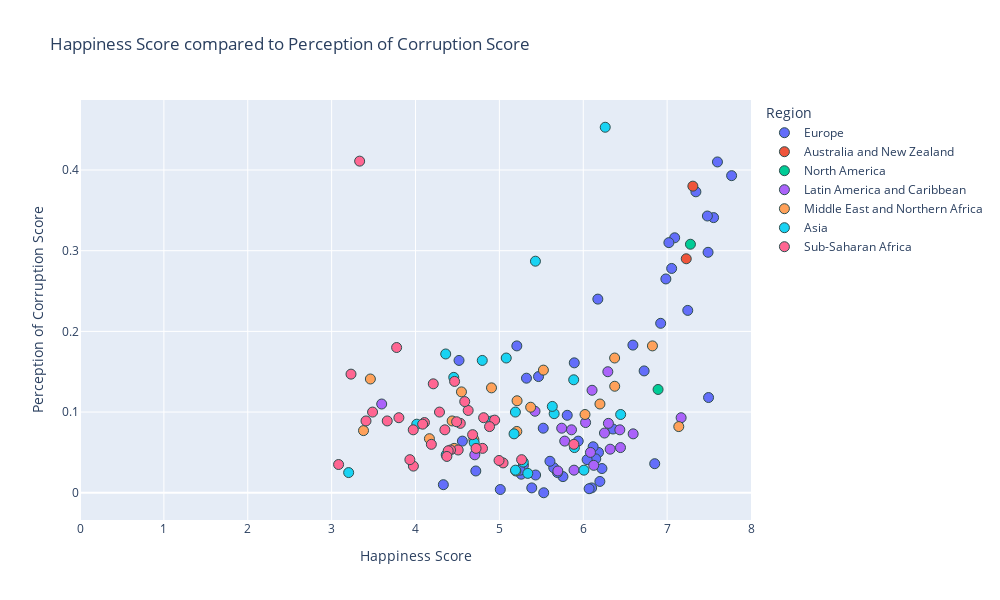

The notebook cell saved with this chart:
### Code cell
#happiness score vs perception of corruption

#establish x and y values
x_values = merged_2019["Score"]
y_values = merged_2019["Perceptions of corruption"]

#px.scatter
fig = px.scatter(merged_2019, x_values, y_values, color="Region", hover_name="Country or region",
                range_x=[0,8], title="Happiness Score compared to Perception of Corruption Score",
                width= 1000, height =600) # use trendline="ols" to see all lin reg equations

#set axes labels
fig.update_xaxes(title_text='Happiness Score')
fig.update_yaxes(title_text='Perception of Corruption Score')


#formatting
#marker size and colors
fig.update_traces(marker=dict(size=10,
                              line=dict(width=1, 
                                        color='DarkSlateGrey')))

#linear regression
#use linregress from dependencies to inplement linear regression\
#creating mask because returning nan for this
mask = ~np.isnan(x_values) & ~np.isnan(y_values)

(slope, intercept, rvalue, pvalue, stderr) = linregress(x_values[mask], y_values[mask])
regress_values = x_values * slope + intercept

#print out all variables calculated above (rvalue, pvalue...)
print(f"slope:{round(slope, 2)}")
print(f"intercept:{round(intercept,2)}")
res = sts.linregress(x_values, y_values)
print(f"R-squared: {res.rvalue**2:.4f}")


#print out line eq for reference
line_eq = (f"y={round(slope, 2)}x + {round(intercept, 2)}")
print(line_eq)

fig.show()

### Figure 1 — Plotly figure (JSON) as saved in the notebook; plotly's stock layout.template omitted (floating-point values rounded to 4 significant figures)
{"data": [{"hovertemplate": "<b>%{hovertext}</b><br><br>Region=Europe<br>Score=%{x}<br>Perceptions of corruption=%{y}<extra></extra>", "hovertext": ["Finland", "Denmark", "Norway", "Iceland", "Netherlands", "Switzerland", "Sweden", "Austria", "Luxembourg", "United Kingdom", "Ireland", "Germany", "Belgium", "Czech Republic", "Malta", "France", "Spain", "Italy", "Slovakia", "Poland", "Uzbekistan", "Lithuania", "Slovenia", "Kosovo", "Romania", "Cyprus", "Latvia", "Estonia", "Kazakhstan", "Hungary", "Portugal", "Russia", "Serbia", "Moldova", "Montenegro", "Tajikistan", "Croatia", "Bosnia and Herzegovina", "Belarus", "Greece", "Kyrgyzstan", "Turkmenistan", "Azerbaijan", "Bulgaria", "Albania", "Armenia", "Georgia", "Ukraine"], "legendgroup": "Europe", "marker": {"color": "#636efa", "line": {"color": "DarkSlateGrey", "width": 1}, "size": 10, "symbol": "circle"}, "mode": "markers", "name": "Europe", "orientation": "v", "showlegend": true, "type": "scatter", "x": [7.769, 7.6, 7.554, 7.494, 7.488, 7.48, 7.343, 7.246, 7.09, 7.054, 7.021, 6.985, 6.923, 6.852, 6.726, 6.592, 6.354, 6.223, 6.198, 6.182, 6.174, 6.149, 6.118, 6.1, 6.07, 6.046, 5.94, 5.893, 5.809, 5.758, 5.693, 5.648, 5.603, 5.529, 5.523, 5.467, 5.432, 5.386, 5.323, 5.287, 5.261, 5.247, 5.208, 5.011, 4.719, 4.559, 4.519, 4.332], "xaxis": "x", "y": [0.393, 0.41, 0.341, 0.118, 0.298, 0.343, 0.373, 0.226, 0.316, 0.278, 0.31, 0.265, 0.21, 0.036, 0.151, 0.183, 0.079, 0.03, 0.014, 0.05, 0.24, 0.042, 0.057, 0.006, 0.005, 0.041, 0.064, 0.161, 0.096, 0.02, 0.025, 0.031, 0.039, 0, 0.08, 0.144, 0.022, 0.006, 0.142, 0.034, 0.023, 0.028, 0.182, 0.004, 0.027, 0.064, 0.164, 0.01], "yaxis": "y"}, {"hovertemplate": "<b>%{hovertext}</b><br><br>Region=Australia and New Zealand<br>Score=%{x}<br>Perceptions of corruption=%{y}<extra></extra>", "hovertext": ["New Zealand", "Australia"], "legendgroup": "Australia and New Zealand", "marker": {"color": "#EF553B", "line": {"color": "DarkSlateGrey", "width": 1}, "size": 10, "symbol": "circle"}, "mode": "markers", "name": "Australia and New Zealand", "orientation": "v", "showlegend": true, "type": "scatter", "x": [7.307, 7.228], "xaxis": "x", "y": [0.38, 0.29], "yaxis": "y"}, {"hovertemplate": "<b>%{hovertext}</b><br><br>Region=North America<br>Score=%{x}<br>Perceptions of corruption=%{y}<extra></extra>", "hovertext": ["Canada", "United States"], "legendgroup": "North America", "marker": {"color": "#00cc96", "line": {"color": "DarkSlateGrey", "width": 1}, "size": 10, "symbol": "circle"}, "mode": "markers", "name": "North America", "orientation": "v", "showlegend": true, "type": "scatter", "x": [7.278, 6.892], "xaxis": "x", "y": [0.308, 0.128], "yaxis": "y"}, {"hovertemplate": "<b>%{hovertext}</b><br><br>Region=Latin America and Caribbean<br>Score=%{x}<br>Perceptions of corruption=%{y}<extra></extra>", "hovertext": ["Costa Rica", "Mexico", "Chile", "Guatemala", "Panama", "Brazil", "Uruguay", "El Salvador", "Colombia", "Nicaragua", "Argentina", "Ecuador", "Jamaica", "Honduras", "Bolivia", "Paraguay", "Peru", "Dominican Republic", "Venezuela", "Haiti"], "legendgroup": "Latin America and Caribbean", "marker": {"color": "#ab63fa", "line": {"color": "DarkSlateGrey", "width": 1}, "size": 10, "symbol": "circle"}, "mode": "markers", "name": "Latin America and Caribbean", "orientation": "v", "showlegend": true, "type": "scatter", "x": [7.167, 6.595, 6.444, 6.436, 6.321, 6.3, 6.293, 6.253, 6.125, 6.105, 6.086, 6.028, 5.89, 5.86, 5.779, 5.743, 5.697, 5.425, 4.707, 3.597], "xaxis": "x", "y": [0.093, 0.073, 0.056, 0.078, 0.054, 0.086, 0.15, 0.074, 0.034, 0.127, 0.05, 0.087, 0.028, 0.078, 0.064, 0.08, 0.027, 0.101, 0.047, 0.11], "yaxis": "y"}, {"hovertemplate": "<b>%{hovertext}</b><br><br>Region=Middle East and Northern Africa<br>Score=%{x}<br>Perceptions of corruption=%{y}<extra></extra>", "hovertext": ["Israel", "United Arab Emirates", "Saudi Arabia", "Qatar", "Bahrain", "Kuwait", "Libya", "Turkey", "Algeria", "Morocco", "Lebanon", "Jordan", "Palestinian Territories", "Iran", "Tunisia", "Iraq", "Egypt", "Syria", "Yemen"], "legendgroup": "Middle East and Northern Africa", "marker": {"color": "#FFA15A", "line": {"color": "DarkSlateGrey", "width": 1}, "size": 10, "symbol": "circle"}, "mode": "markers", "name": "Middle East and Northern Africa", "orientation": "v", "showlegend": true, "type": "scatter", "x": [7.139, 6.825, 6.375, 6.374, 6.199, 6.021, 5.525, 5.373, 5.211, 5.208, 5.197, 4.906, 4.696, 4.548, 4.461, 4.437, 4.166, 3.462, 3.38], "xaxis": "x", "y": [0.082, 0.182, 0.132, 0.167, 0.11, 0.097, 0.152, 0.106, 0.114, 0.076, 0.027, 0.13, 0.066, 0.125, 0.055, 0.089, 0.067, 0.141, 0.077], "yaxis": "y"}, {"hovertemplate": "<b>%{hovertext}</b><br><br>Region=Asia<br>Score=%{x}<br>Perceptions of corruption=%{y}<extra></extra>", "hovertext": ["Taiwan", "Singapore", "Thailand", "South Korea", "Japan", "Pakistan", "Philippines", "Hong Kong", "Malaysia", "Mongolia", "Indonesia", "China", "Vietnam", "Bhutan", "Nepal", "Laos", "Cambodia", "Bangladesh", "Sri Lanka", "Myanmar", "India", "Afghanistan"], "legendgroup": "Asia", "marker": {"color": "#19d3f3", "line": {"color": "DarkSlateGrey", "width": 1}, "size": 10, "symbol": "circle"}, "mode": "markers", "name": "Asia", "orientation": "v", "showlegend": true, "type": "scatter", "x": [6.446, 6.262, 6.008, 5.895, 5.886, 5.653, 5.631, 5.43, 5.339, 5.285, 5.192, 5.191, 5.175, 5.082, 4.913, 4.796, 4.7, 4.456, 4.366, 4.36, 4.015, 3.203], "xaxis": "x", "y": [0.097, 0.453, 0.028, 0.056, 0.14, 0.098, 0.107, 0.287, 0.024, 0.038, 0.028, 0.1, 0.073, 0.167, 0.089, 0.164, 0.062, 0.143, 0.047, 0.172, 0.085, 0.025], "yaxis": "y"}, {"hovertemplate": "<b>%{hovertext}</b><br><br>Region=Sub-Saharan Africa<br>Score=%{x}<br>Perceptions of corruption=%{y}<extra></extra>", "hovertext": ["Mauritius", "Nigeria", "Cameroon", "Ghana", "Ivory Coast", "Benin", "Congo (Brazzaville)", "Gabon", "South Africa", "Senegal", "Niger", "Burkina Faso", "Guinea", "Kenya", "Mauritania", "Mozambique", "Congo (Kinshasa)", "Mali", "Sierra Leone", "Chad", "Ethiopia", "Swaziland", "Uganda", "Zambia", "Togo", "Liberia", "Comoros", "Madagascar", "Lesotho", "Burundi", "Zimbabwe", "Botswana", "Malawi", "Rwanda", "Tanzania", "Central African Republic"], "legendgroup": "Sub-Saharan Africa", "marker": {"color": "#FF6692", "line": {"color": "DarkSlateGrey", "width": 1}, "size": 10, "symbol": "circle"}, "mode": "markers", "name": "Sub-Saharan Africa", "orientation": "v", "showlegend": true, "type": "scatter", "x": [5.888, 5.265, 5.044, 4.996, 4.944, 4.883, 4.812, 4.799, 4.722, 4.681, 4.628, 4.587, 4.534, 4.509, 4.49, 4.466, 4.418, 4.39, 4.374, 4.35, 4.286, 4.212, 4.189, 4.107, 4.085, 3.975, 3.973, 3.933, 3.802, 3.775, 3.663, 3.488, 3.41, 3.334, 3.231, 3.083], "xaxis": "x", "y": [0.06, 0.041, 0.037, 0.04, 0.09, 0.082, 0.093, 0.055, 0.055, 0.072, 0.102, 0.113, 0.086, 0.053, 0.088, 0.138, 0.053, 0.052, 0.045, 0.078, 0.1, 0.135, 0.06, 0.087, 0.085, 0.033, 0.078, 0.041, 0.093, 0.18, 0.089, 0.1, 0.089, 0.411, 0.147, 0.035], "yaxis": "y"}], "layout": {"height": 600, "legend": {"title": {"text": "Region"}, "tracegroupgap": 0}, "title": {"text": "Happiness Score compared to Perception of Corruption Score"}, "width": 1000, "xaxis": {"anchor": "y", "domain": [0, 1], "range": [0, 8], "title": {"text": "Happiness Score"}}, "yaxis": {"anchor": "x", "domain": [0, 1], "title": {"text": "Perception of Corruption Score"}}}}
